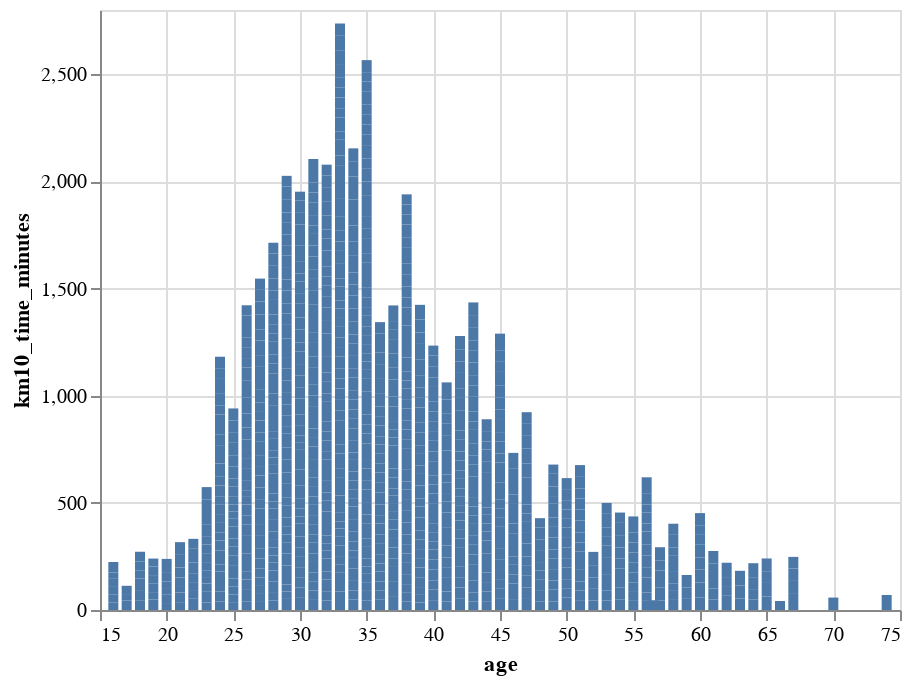

Notebook cell for this chart:
### Code cell
source = pd.read_csv('marathon_small.csv')

chart = alt.Chart(source).mark_bar().encode(
    x='age',
    y='km10_time_minutes'
)
chart

### Figure 1 — Vega-Lite specification as saved in the notebook (floating-point values rounded to 4 significant figures; data arrays with more than 128 entries replaced by an {"elided": "..."} marker saying what was removed)
{"config": {"view": {"continuousWidth": 400, "continuousHeight": 300}}, "data": {"name": "data-850837cc9ecf8dde6ac3db12376b176d"}, "mark": "bar", "encoding": {"x": {"field": "age", "type": "quantitative"}, "y": {"field": "km10_time_minutes", "type": "quantitative"}}, "$schema": "https://vega.github.io/schema/vega-lite/v4.17.0.json", "datasets": {"data-850837cc9ecf8dde6ac3db12376b176d": {"elided": "1833 records"}}}
